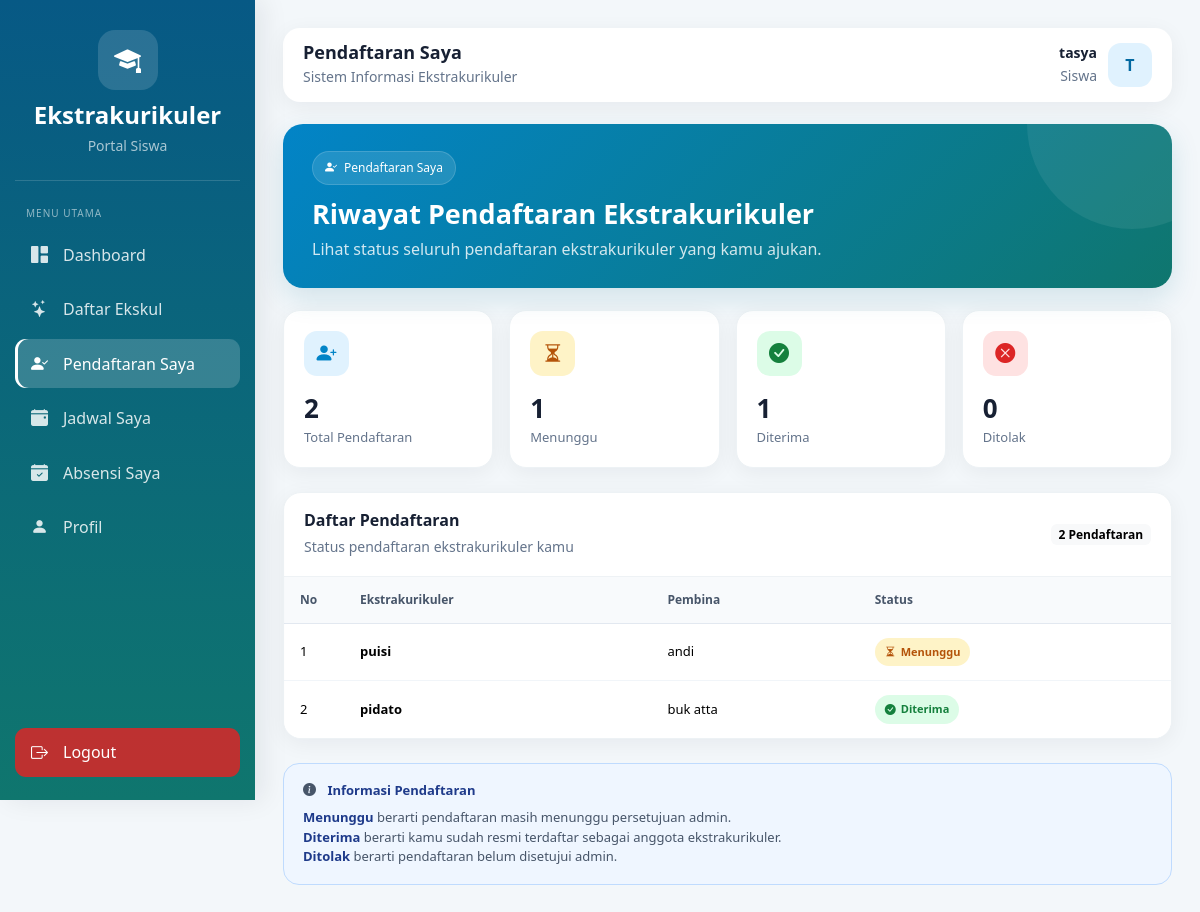
/user/pendaftaran_saya.php (signed in), run on the app's committed database.
### tables this page shows
CREATE TABLE `siswa` (
  `id` int(11) NOT NULL,
  `nama_siswa` varchar(100) NOT NULL,
  `username` varchar(50) NOT NULL,
  `password` varchar(255) NOT NULL,
  `user_id` int(11) NOT NULL,
  `nis` varchar(30) DEFAULT NULL,
  `kelas` varchar(50) DEFAULT NULL,
  `jenis_kelamin` varchar(20) DEFAULT NULL,
  `alamat` text DEFAULT NULL
);

CREATE TABLE `pendaftaran` (
  `id` int(11) NOT NULL,
  `ekskul_id` int(11) NOT NULL,
  `tanggal_daftar` date NOT NULL,
  `status` enum('menunggu','diterima','ditolak') DEFAULT 'menunggu',
  `siswa_id` int(11) NOT NULL
);

CREATE TABLE `ekstrakurikuler` (
  `id` int(11) NOT NULL,
  `nama_ekskul` varchar(100) NOT NULL,
  `deskripsi` text DEFAULT NULL,
  `pembina` varchar(100) DEFAULT NULL,
  `jadwal` varchar(100) DEFAULT NULL,
  `lokasi` varchar(100) DEFAULT NULL,
  `created_at` timestamp NOT NULL DEFAULT current_timestamp()
);

### user/pendaftaran_saya.php (the view, shortened to what this page needs)
<?php
require_once __DIR__ . "/../config/config.php";
$user_id = (int) $_SESSION['id'];
$nama_user = $_SESSION['nama'] ?? "Siswa";
$siswa = null;
$siswa_id = 0;
$querySiswa = mysqli_query(
    $conn,
    "SELECT *
     FROM siswa
     WHERE user_id = '$user_id'
     LIMIT 1"
);
if (mysqli_num_rows($querySiswa) > 0) {
    $siswa = mysqli_fetch_assoc($querySiswa);
    $siswa_id = (int) $siswa['id'];
}
$namaTampilan = $nama_user;
if ($siswa && !empty($siswa['nama_siswa'])) {
    $namaTampilan = $siswa['nama_siswa'];
}
$inisial = strtoupper(
    substr(trim($namaTampilan), 0, 1)
);
$totalPendaftaran = 0;
$totalMenunggu = 0;
$totalDiterima = 0;
$totalDitolak = 0;
if ($siswa_id > 0) {
    $queryStat = mysqli_query(
        $conn,
        "SELECT
            COUNT(*) AS total,
            COALESCE(SUM(status = 'menunggu'), 0) AS menunggu,
            COALESCE(SUM(status = 'diterima'), 0) AS diterima,
            COALESCE(SUM(status = 'ditolak'), 0) AS ditolak
         FROM pendaftaran
         WHERE siswa_id = '$siswa_id'"
    );
    if ($queryStat) {
        $stat = mysqli_fetch_assoc($queryStat);
        $totalPendaftaran = (int) ($stat['total'] ?? 0);
        $totalMenunggu = (int) ($stat['menunggu'] ?? 0);
        $totalDiterima = (int) ($stat['diterima'] ?? 0);
        $totalDitolak = (int) ($stat['ditolak'] ?? 0);
    }
}
$dataPendaftaran = false;
if ($siswa_id > 0) {
    $dataPendaftaran = mysqli_query(
        $conn,
        "SELECT
            p.id,
            p.siswa_id,
            p.ekskul_id,
            p.status,
            e.nama_ekskul,
            e.pembina
         FROM pendaftaran p
         LEFT JOIN ekstrakurikuler e
            ON p.ekskul_id = e.id
         WHERE p.siswa_id = '$siswa_id'
         ORDER BY p.id DESC"
    );
}
?>
<!DOCTYPE html>
<html lang="id">
<head>
<link
    href="https://cdn.jsdelivr.net/npm/bootstrap@5.3.3/dist/css/bootstrap.min.css"
    rel="stylesheet"
>
<link
    href="https://cdn.jsdelivr.net/npm/bootstrap-icons@1.11.3/font/bootstrap-icons.css"
    rel="stylesheet"
>
</head>
<body>
<div class="sidebar">
    <div class="brand">
        <div class="brand-icon">
            <i class="bi bi-mortarboard-fill"></i>
        </div>
        <h4>Ekstrakurikuler</h4>
        <small>Portal Siswa</small>
    </div>
    <div class="menu-title">
        Menu Utama
    </div>
    <a href="dashboard_user.php">
        <i class="bi bi-grid-1x2-fill"></i>
        <span>Dashboard</span>
    </a>
    <a href="daftar_ekskul.php">
        <i class="bi bi-stars"></i>
        <span>Daftar Ekskul</span>
    </a>
    <a href="pendaftaran_saya.php" class="active">
        <i class="bi bi-person-check-fill"></i>
        <span>Pendaftaran Saya</span>
    </a>
    <a href="jadwal_saya.php">
        <i class="bi bi-calendar-event-fill"></i>
        <span>Jadwal Saya</span>
    </a>
    <a href="absensi_saya.php">
        <i class="bi bi-calendar-check-fill"></i>
        <span>Absensi Saya</span>
    </a>
    <a href="profil.php">
        <i class="bi bi-person-fill"></i>
        <span>Profil</span>
    </a>
    <div class="logout">
        <a href="../logout.php">
            <i class="bi bi-box-arrow-right"></i>
            <span>Logout</span>
        </a>
    </div>
</div>
<div class="content">
    <div class="topbar">
        <div class="topbar-title">
            <h5>Pendaftaran Saya</h5>
            <small>
                Sistem Informasi Ekstrakurikuler
            </small>
        </div>
        <div class="user-area">
            <div class="user-text">
                <strong>
                    <?= htmlspecialchars($namaTampilan); ?>
                </strong>
                <small>Siswa</small>
            </div>
            <div class="avatar">
                <?= htmlspecialchars($inisial); ?>
            </div>
        </div>
    </div>
    <div class="page-header">
        <div class="page-header-content">
            <div class="page-badge">
                <i class="bi bi-person-check-fill"></i>
                Pendaftaran Saya
            </div>
            <h2>
                Riwayat Pendaftaran Ekstrakurikuler
            </h2>
            <p>
                Lihat status seluruh pendaftaran ekstrakurikuler
                yang kamu ajukan.
            </p>
        </div>
    </div>
    <div class="row g-3 mb-4">
        <div class="col-xl-3 col-md-6">
            <div class="stat-card">
                <div class="stat-icon icon-blue">
                    <i class="bi bi-person-plus-fill"></i>
                </div>
                <div class="stat-number">
                    <?= $totalPendaftaran; ?>
                </div>
                <div class="stat-label">
                    Total Pendaftaran
                </div>
            </div>
        </div>
        <div class="col-xl-3 col-md-6">
            <div class="stat-card">
                <div class="stat-icon icon-yellow">
                    <i class="bi bi-hourglass-split"></i>
                </div>
                <div class="stat-number">
                    <?= $totalMenunggu; ?>
                </div>
                <div class="stat-label">
                    Menunggu
                </div>
            </div>
        </div>
        <div class="col-xl-3 col-md-6">
            <div class="stat-card">
                <div class="stat-icon icon-green">
                    <i class="bi bi-check-circle-fill"></i>
                </div>
                <div class="stat-number">
                    <?= $totalDiterima; ?>
                </div>
                <div class="stat-label">
                    Diterima
                </div>
            </div>
        </div>
        <div class="col-xl-3 col-md-6">
            <div class="stat-card">
                <div class="stat-icon icon-red">
                    <i class="bi bi-x-circle-fill"></i>
                </div>
                <div class="stat-number">
                    <?= $totalDitolak; ?>
                </div>
                <div class="stat-label">
                    Ditolak
                </div>
            </div>
        </div>
    </div>
    <div class="section-card mb-4">
        <div class="section-header">
            <div>
                <h5>
                    Daftar Pendaftaran
                </h5>
                <small>
                    Status pendaftaran ekstrakurikuler kamu
                </small>
            </div>
            <span class="badge text-bg-light">
                <?= $totalPendaftaran; ?> Pendaftaran
            </span>
        </div>
        <div class="table-wrapper">
            <?php if (
                $dataPendaftaran &&
                mysqli_num_rows($dataPendaftaran) > 0
            ): ?>
                <table class="table">
                    <thead>
                        <tr>
                            <th width="60">
                                No
                            </th>
                            <th>
                                Ekstrakurikuler
                            </th>
                            <th>
                                Pembina
                            </th>
                            <th>
                                Status
                            </th>
                        </tr>
                    </thead>
                    <tbody>
                    <?php $no = 1; ?>
                    <?php while (
                        $p = mysqli_fetch_assoc($dataPendaftaran)
                    ): ?>
                        <?php
                        $status = strtolower(
                            trim(
                                $p['status'] ?? ''
                            )
                        );
                        if ($status === 'menunggu') {
                            $statusClass = 'status-menunggu';
                            $statusIcon = 'bi-hourglass-split';
                            $statusText = 'Menunggu';
                        } elseif ($status === 'diterima') {
                            $statusClass = 'status-diterima';
                            $statusIcon = 'bi-check-circle-fill';
                            $statusText = 'Diterima';
                        } elseif ($status === 'ditolak') {
                            $statusClass = 'status-ditolak';
                            $statusIcon = 'bi-x-circle-fill';
                            $statusText = 'Ditolak';
                        } else {
                            $statusClass = 'status-lain';
                            $statusIcon = 'bi-question-circle-fill';
                            $statusText = ucfirst($status);
                        }
                        ?>
                        <tr>
                            <td>
                                <?= $no++; ?>
                            </td>
                            <td>
                                <strong>
                                    <?= htmlspecialchars(
                                        $p['nama_ekskul'] ?? '-'
                                    ); ?>
                                </strong>
                            </td>
                            <td>
                                <?= htmlspecialchars(
                                    $p['pembina'] ?? '-'
                                ); ?>
                            </td>
                            <td>
                                <span
                                    class="status <?= $statusClass; ?>"
                                >
                                    <i
                                        class="bi <?= $statusIcon; ?>"
                                    ></i>
                                    <?= htmlspecialchars(
                                        $statusText
                                    ); ?>
                                </span>
                            </td>
                        </tr>
                    <?php endwhile; ?>
                    </tbody>
                </table>
            <?php endif; ?>
        </div>
    </div>
    <div class="info-box">
        <i class="bi bi-info-circle-fill me-2"></i>
        <strong>Informasi Pendaftaran</strong>
        <div class="mt-2">
            <strong>Menunggu</strong>
            berarti pendaftaran masih menunggu
            persetujuan admin.
        </div>
        <div>
            <strong>Diterima</strong>
            berarti kamu sudah resmi terdaftar
            sebagai anggota ekstrakurikuler.
        </div>
        <div>
            <strong>Ditolak</strong>
            berarti pendaftaran belum disetujui admin.
        </div>
    </div>
</div>
</body>
</html>

### data on the page
siswa: nama_siswa "tasya", nama_siswa "T"
pendaftaran: ekskul.nama_ekskul "puisi", ekskul.pembina "andi", status "Menunggu"
pendaftaran: ekskul.nama_ekskul "pidato", ekskul.pembina "buk atta", status "Diterima"

### other printed values
$totalPendaftaran "2"
$totalMenunggu "1"
$totalDiterima "1"
$totalDitolak "0"
